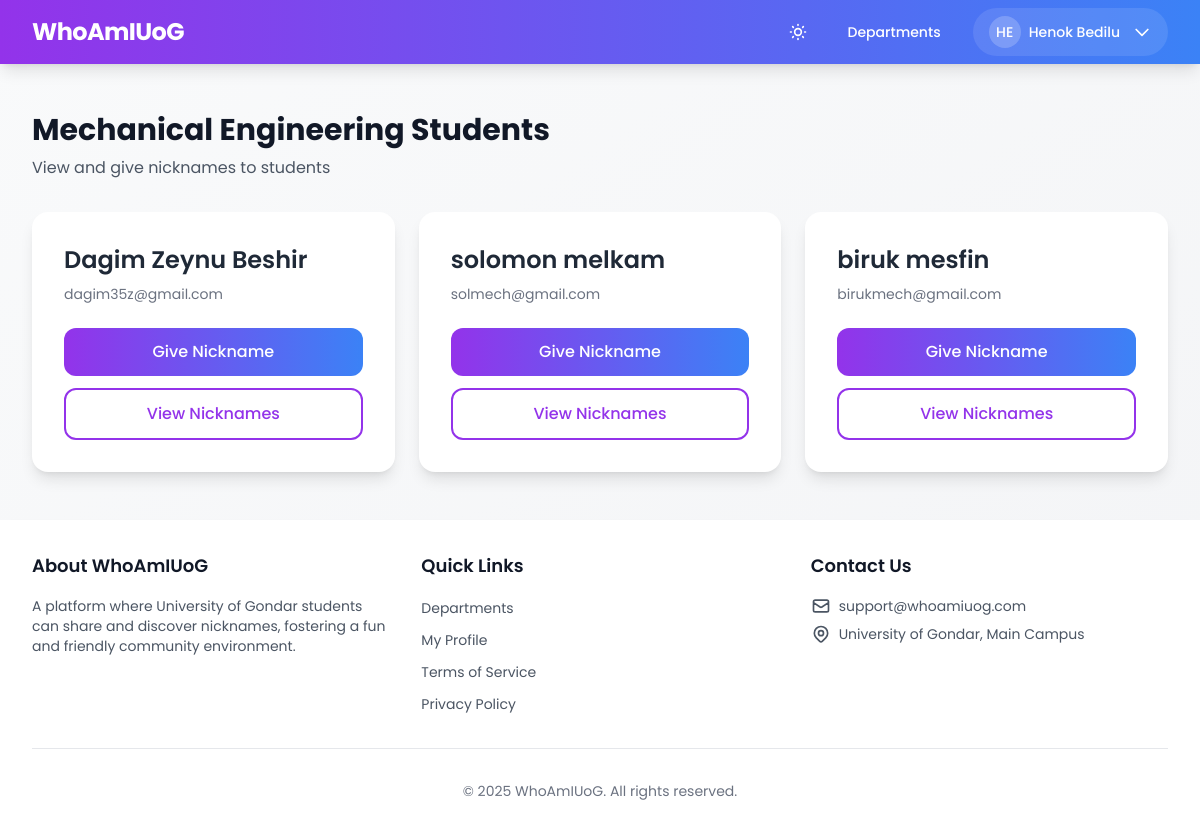
The app's page /department/1/ (signed in) with its own data.
### accounts/models.py (models this page shows, shortened)
class Profile(models.Model):
    user = models.OneToOneField(
        User,
        on_delete=models.CASCADE,
        related_name='profile'
    )
    full_name = models.CharField(max_length=255)
    department = models.ForeignKey(
        Department,
        on_delete=models.CASCADE,
        related_name='profiles'
    )
    created_at = models.DateTimeField(auto_now_add=True)
    updated_at = models.DateTimeField(auto_now=True)
    registration_complete = models.BooleanField(default=False)
    class Meta:
        constraints = [
            models.UniqueConstraint(
                fields=['user'],
                name='unique_user_profile'
            )
        ]

class Department(models.Model):
    name = models.CharField(max_length=100, unique=True)
    class Meta:
        ordering = ['name']

### nicknames/views.py (the view)
# urls.py: path('department/<int:department_id>/', views.student_list, name='student_list'),
@login_required
def student_list(request, department_id):
    department = get_object_or_404(Department, id=department_id)
    students = Profile.objects.filter(department=department).exclude(user=request.user)
    return render(request, 'nicknames/student_list.html', {
        'department': department,
        'students': students
    })

### templates/nicknames/student_list.html (shortened to what this page needs)
{% extends 'base.html' %}
{% block content %}
<div class="mb-8">
    <h1 class="text-3xl font-bold text-gray-900">{{ department.name }} Students</h1>
    <p class="mt-2 text-gray-600">View and give nicknames to students</p>
</div>
<div class="grid grid-cols-1 md:grid-cols-2 lg:grid-cols-3 gap-6">
    {% for student in students %}
    <div class="bg-white rounded-2xl shadow-lg p-8">
        <div class="flex items-start justify-between">
            <div>
                <h3 class="text-2xl font-semibold text-gray-800">{{ student.full_name }}</h3>
                <p class="text-sm text-gray-500 mt-2">{{ student.user.email }}</p>
            </div>
        </div>
        <div class="mt-6 space-y-3">
            <a href="{% url 'nicknames:give_nickname' student.user.id %}"
               class="inline-flex items-center justify-center w-full px-6 py-3 text-base font-medium text-white bg-gradient-to-r from-purple-600 to-blue-500 rounded-xl hover:from-purple-700 hover:to-blue-600 focus:outline-none focus:ring-2 focus:ring-offset-2 focus:ring-purple-500 transform transition-all duration-200">
                Give Nickname
            </a>
            <a href="{% url 'nicknames:student_detail' student.user.id %}"
               class="inline-flex items-center justify-center w-full px-6 py-3 text-base font-medium text-purple-600 border-2 border-purple-600 rounded-xl hover:bg-purple-50 focus:outline-none focus:ring-2 focus:ring-offset-2 focus:ring-purple-500 transform transition-all duration-200">
                View Nicknames
            </a>
        </div>
    </div>
    {% endfor %}
</div>
{% endblock %}

### templates/base.html (shortened to what this page needs)
<!DOCTYPE html>
<html lang="en" class="h-full" x-data="{ darkMode: localStorage.getItem('darkMode') === 'true' }"
      x-bind:class="{ 'dark': darkMode }">
<head>
    <script src="https://cdn.tailwindcss.com"></script>
</head>
<body class="h-full bg-gradient-to-br from-gray-50 to-gray-100 dark:from-gray-900 dark:to-gray-800 transition-colors duration-200 flex flex-col min-h-screen">
    <nav class="bg-gradient-to-r from-purple-600 to-blue-500 dark:from-purple-800 dark:to-blue-700 shadow-lg" x-data="{ mobileMenu: false }">
        <div class="max-w-7xl mx-auto px-4 sm:px-6 lg:px-8">
            <div class="flex justify-between h-16">
                <div class="flex items-center">
                    <a href="{% url 'nicknames:home' %}" class="flex items-center flex-shrink-0">
                        <span class="text-white text-xl md:text-2xl font-bold tracking-tight">WhoAmIUoG</span>
                    </a>
                </div>
                <div class="flex items-center space-x-2 md:space-x-4">
                    {% if user.is_authenticated %}
                        <button @click="darkMode = !darkMode; localStorage.setItem('darkMode', darkMode)"
                                class="p-2 text-white hover:bg-white/10 rounded-full">
                        </button>
                        <div class="hidden md:flex items-center space-x-4">
                            <a href="{% url 'nicknames:department_list' %}"
                               class="text-white hover:bg-white/10 px-4 py-2 rounded-full text-sm font-medium transition duration-150 ease-in-out">
                                Departments
                            </a>
                            <div class="relative" x-data="{ open: false }">
                                <button @click="open = !open"
                                        class="flex items-center space-x-3 bg-white/10 hover:bg-white/20 px-4 py-2 rounded-full text-white transition duration-150 ease-in-out">
                                    <div class="flex items-center space-x-2">
                                        <div class="w-8 h-8 bg-white/20 rounded-full flex items-center justify-center">
                                            <span class="text-white text-sm font-medium">
                                                {{ user.profile.full_name|slice:":2"|upper }}
                                            </span>
                                        </div>
                                        <span class="text-sm font-medium hidden sm:block">
                                            {{ user.profile.full_name }}
                                        </span>
                                    </div>
                                    <svg class="h-5 w-5 text-white" fill="none" stroke="currentColor" viewBox="0 0 24 24">
                                        <path stroke-linecap="round" stroke-linejoin="round" stroke-width="2" d="M19 9l-7 7-7-7"/>
                                    </svg>
                                </button>
                            </div>
                        </div>
                    {% endif %}
                </div>
            </div>
        </div>
    </nav>
    <main class="flex-grow max-w-7xl mx-auto px-4 sm:px-6 lg:px-8 py-6 md:py-12">
        {% block content %}
        {% endblock %}
    </main>
    <footer class="bg-white dark:bg-gray-800 shadow-lg mt-auto">
        <div class="max-w-7xl mx-auto px-4 sm:px-6 lg:px-8 py-8">
            <div class="grid grid-cols-1 md:grid-cols-3 gap-8">
                <div>
                    <h3 class="text-lg font-semibold text-gray-900 dark:text-white mb-4">About WhoAmIUoG</h3>
                    <p class="text-gray-600 dark:text-gray-300 text-sm">
                        A platform where University of Gondar students can share and discover nicknames, fostering a fun and friendly community environment.
                    </p>
                </div>
                <div>
                    <h3 class="text-lg font-semibold text-gray-900 dark:text-white mb-4">Quick Links</h3>
                    <ul class="space-y-2">
                        <li>
                            <a href="{% url 'nicknames:department_list' %}"
                               class="text-gray-600 dark:text-gray-300 hover:text-purple-600 dark:hover:text-purple-400 text-sm">
                                Departments
                            </a>
                        </li>
                        {% if user.is_authenticated %}
                        <li>
                            <a href="{% url 'nicknames:student_detail' user.id %}"
                               class="text-gray-600 dark:text-gray-300 hover:text-purple-600 dark:hover:text-purple-400 text-sm">
                                My Profile
                            </a>
                        </li>
                        {% endif %}
                        <li>
                            <a href="{% url 'nicknames:terms' %}"
                               class="text-gray-600 dark:text-gray-300 hover:text-purple-600 dark:hover:text-purple-400 text-sm">
                                Terms of Service
                            </a>
                        </li>
                        <li>
                            <a href="#"
                               class="text-gray-600 dark:text-gray-300 hover:text-purple-600 dark:hover:text-purple-400 text-sm">
                                Privacy Policy
                            </a>
                        </li>
                    </ul>
                </div>
                <div>
                    <h3 class="text-lg font-semibold text-gray-900 dark:text-white mb-4">Contact Us</h3>
                    <div class="space-y-2">
                        <p class="text-gray-600 dark:text-gray-300 text-sm flex items-center">
                            <svg class="h-5 w-5 mr-2" fill="none" stroke="currentColor" viewBox="0 0 24 24">
                                <path stroke-linecap="round" stroke-linejoin="round" stroke-width="2"
                                      d="M3 8l7.89 5.26a2 2 0 002.22 0L21 8M5 19h14a2 2 0 002-2V7a2 2 0 00-2-2H5a2 2 0 00-2 2v10a2 2 0 002 2z"/>
                            </svg>
                            support@whoamiuog.com
                        </p>
                        <p class="text-gray-600 dark:text-gray-300 text-sm flex items-center">
                            University of Gondar, Main Campus
                        </p>
                    </div>
                </div>
            </div>
            <div class="mt-8 pt-8 border-t border-gray-200 dark:border-gray-700">
                <p class="text-center text-gray-500 dark:text-gray-400 text-sm">
                    © {% now "Y" %} WhoAmIUoG. All rights reserved.
                </p>
            </div>
        </div>
    </footer>
</body>
</html>

### templates/base.html (style rules this page uses)
body { font-family: 'Poppins', sans-serif; }

### records on screen
Department: name "Mechanical Engineering"
Profile: full_name "Dagim Zeynu Beshir", user.email "dagim35z@gmail.com"
Profile: full_name "solomon melkam", user.email "solmech@gmail.com"
Profile: full_name "biruk mesfin", user.email "birukmech@gmail.com"

### other values on screen
{{ user.profile.full_name|slice:":2"|upper }} "HE"
{{ user.profile.full_name }} "Henok Bedilu"
